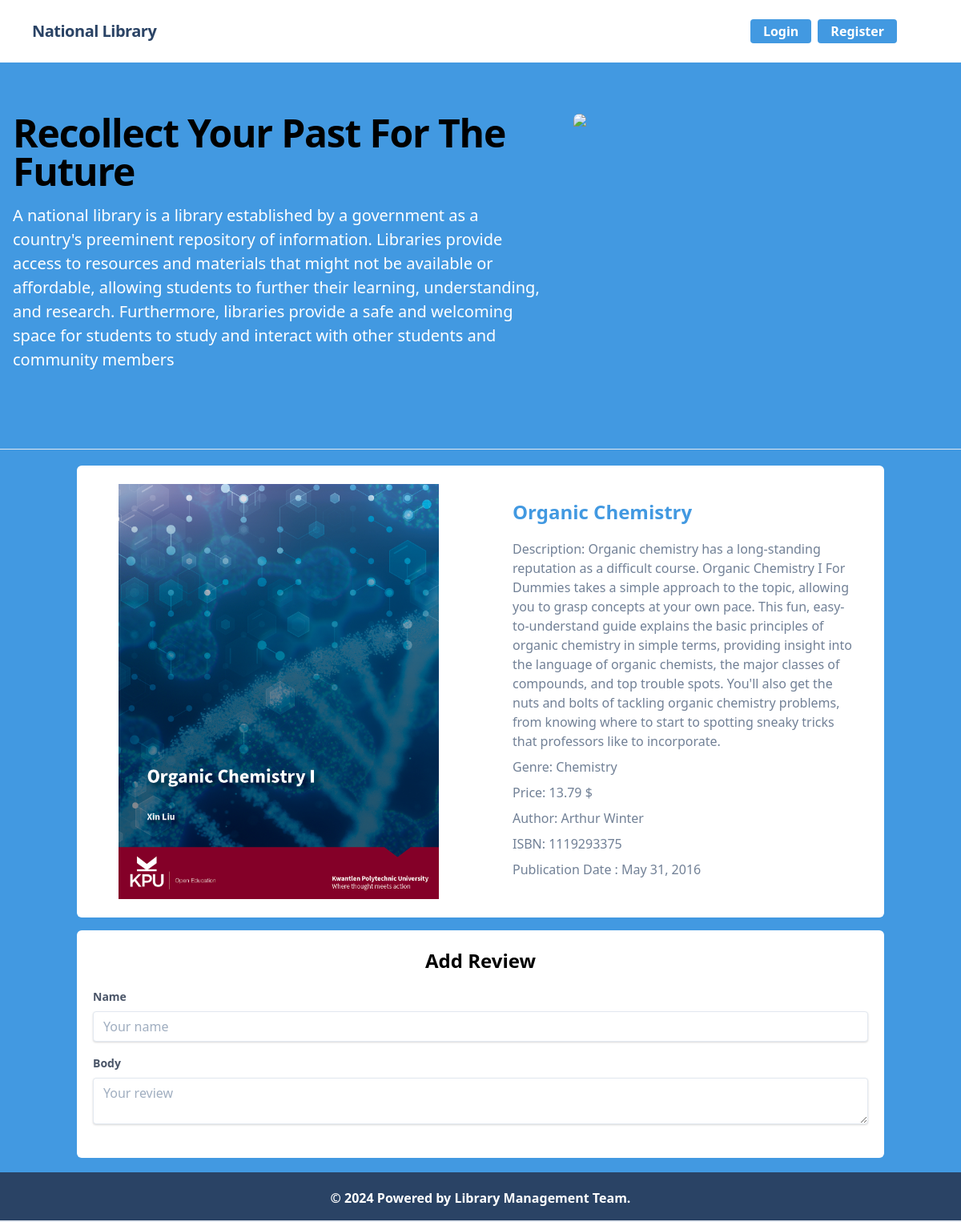
The app's page /books/details/3 with its own data.
### book/models.py (models this page shows, shortened)
class Book(models.Model):
    title = models.CharField(max_length=100)
    author = models.CharField(max_length=50, blank=True)
    isbn = models.IntegerField(default=0)
    availability_status = models.BooleanField(default=True)
    in_stock = models.IntegerField(blank=True, default=0)
    publication_date = models.DateField(blank=True)
    description = models.TextField()
    image = models.ImageField(upload_to='book/media')
    price = models.DecimalField(max_digits=10, decimal_places=2)
    category = models.ForeignKey(Category, on_delete=models.CASCADE)

### category/models.py (models this page shows)
class Category(models.Model):
    name = models.CharField(max_length=100)
    slug = models.SlugField(max_length=100, null=True, blank=True, unique=True)
    def __str__(self):
        return self.name

### book/views.py (the view, shortened to what this page needs)
# urls.py: path('details/<int:id>', views.DetailsPostView.as_view(), name='details_post'),
class DetailsPostView(DetailView):
    model = models.Book
    pk_url_kwarg = 'id'
    template_name = 'post_details.html'
    def get_context_data(self, **kwargs):
        context = super().get_context_data(**kwargs)
        post = self.object
        reviews = post.comments.all()
        review_form = forms.ReviewForm()
        context['reviews'] = reviews
        context['review_form'] = review_form
        return context

### book/forms.py (shortened to what this page needs)
class ReviewForm(forms.ModelForm):
    class Meta:
        model = Review
        fields = ['name', 'email', 'body']
    def __init__(self, *args, **kwargs):
        self.book = kwargs.pop('book', None)
        self.user = kwargs.pop('user', None)
        super().__init__(*args, **kwargs)

### book/templates/post_details.html (shortened to what this page needs)
{% extends "base.html" %} {% block content %}
<div class="flex bg-white mt-5 rounded-md m-2">
  <div class="w-1/2 flex justify-center items-center py-5">
    <img
      src="{{ book.image.url }}"
      class="max-w-full"
      style="max-width: 400px"
      alt="Book Image"
    />
  </div>
  <div class="w-1/2 p-4">
    <div class="bg-white p-6">
      <h5 class="text-2xl font-bold mb-4">
        <a href="#" class="text-blue-500">{{ book.title }}</a>
      </h5>
      <p class="text-gray-600 mb-2">Description: {{ book.description }}</p>
      <p class="text-gray-600 mb-2">Genre: {{ book.category }}</p>
      <p class="text-gray-600 mb-2">Price: {{ book.price }} $</p>
      <p class="text-gray-600 mb-2">Author: {{ book.author }} </p>
      <p class="text-gray-600 mb-2">ISBN: {{ book.isbn }} </p>
      <p class="text-gray-600 mb-2">Publication Date : {{ book.publication_date }} </p>
    </div>
  </div>
</div>
<div class="card mt-4 m-2 bg-white rounded-md p-5">
  <div class="card-body">
    <form method="POST" enctype="multipart/form-data">
      <h1 class="mb-4 text-2xl font-bold text-center">Add Review</h1>
      <div class="mb-4">
        <label for="name" class="block text-gray-700 text-sm font-bold mb-2">Name</label>
        <input
          id="name"
          type="text"
          name="name"
          placeholder="Your name"
          class="shadow appearance-none border rounded w-full py-2 px-3 text-gray-700 leading-tight focus:outline-none focus:shadow-outline"
        />
      </div>
      <div class="mb-4">
        <label for="body" class="block text-gray-700 text-sm font-bold mb-2">Body</label>
        <textarea
          id="body"
          name="body"
          placeholder="Your review"
          class="shadow appearance-none border rounded w-full py-2 px-3 text-gray-700 leading-tight focus:outline-none focus:shadow-outline"
        ></textarea>
      </div>
    </form>
  </div>
</div>
{% endblock %}

### records on screen
Book: image (picture), title "Organic Chemistry", description "Organic chemistry has a long-standing reputation as a difficult course. Organic Chemistry I For Dummies takes a simple approach to the topic, allowing you to grasp concepts at your own pace. This fun, easy-to-understand guide explains the basic principles of organic chemistry in simple terms, providing insight into the language of organic chemists, the major classes of compounds, and top trouble spots. You'll also get the nuts and bolts of tackling organic chemistry problems, from knowing where to start to spotting sneaky tricks that professors like to incorporate.", category "Chemistry", price "13.79", author "Arthur Winter", isbn "1119293375", publication_date "May 31, 2016"
